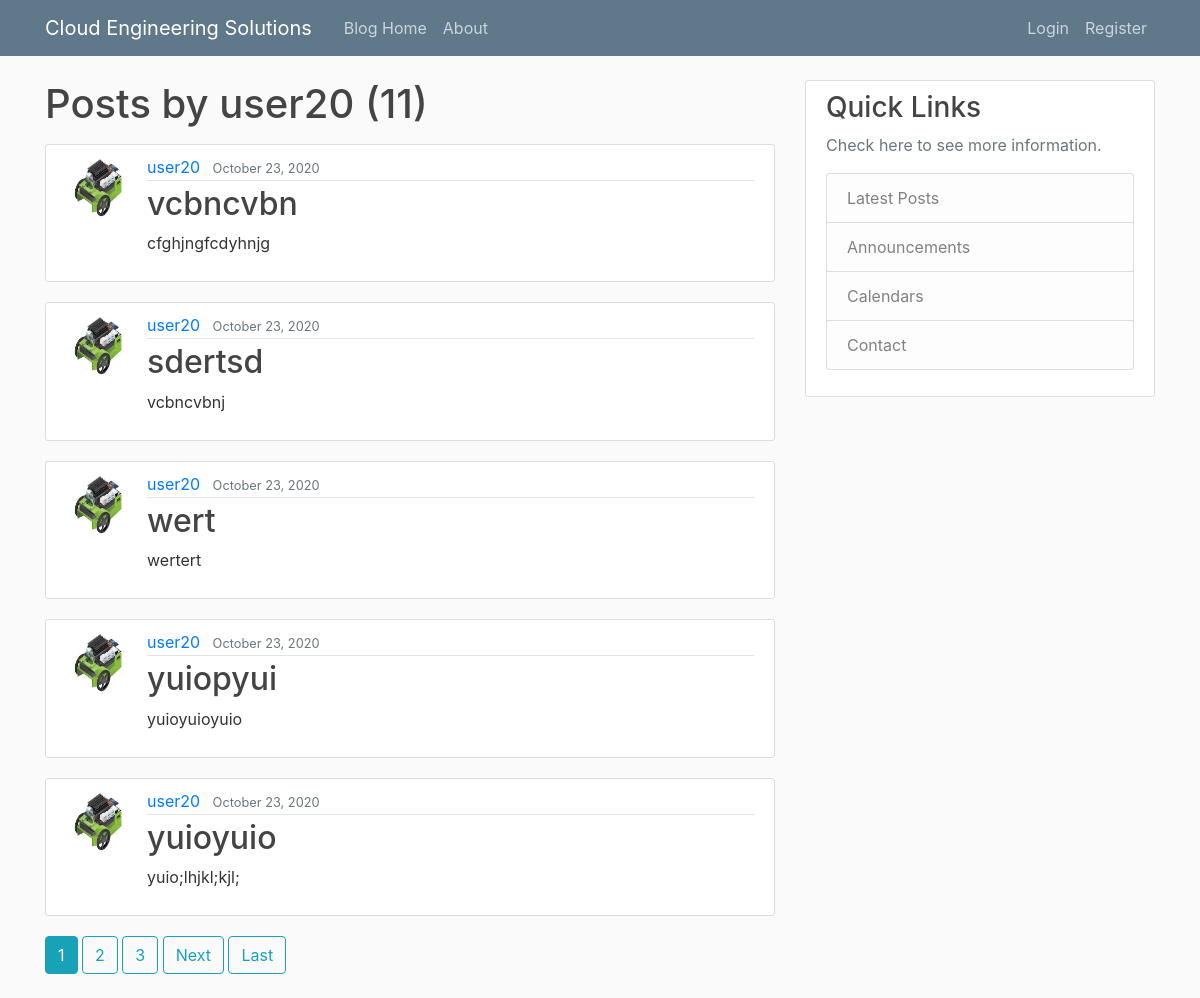
The app's page /user/user20/ with its own data.
### blog/models.py (models this page shows, shortened)
class Post(models.Model):
    title = models.CharField(max_length=100)
    content = models.TextField()
    date_posted = models.DateTimeField(default=timezone.now)
    author = models.ForeignKey(User, on_delete=models.CASCADE)

### users/models.py (models this page shows, shortened)
class Profile(models.Model):
    user = models.OneToOneField(User, on_delete=models.CASCADE)
    image = models.ImageField(default='default.jpg', upload_to='profile_pics')

### blog/views.py (the view)
# urls.py: path('user/<str:username>/', UserPostListView.as_view(), name='user-posts'),
class UserPostListView(ListView):
    model = Post
    template_name = 'blog/user_post.html' # <app>/<model>_<viewtype>.html
    context_object_name = 'posts' #setting attribtue equal to posts in home function
    paginate_by = 5
    def get_queryset(self):
        user = get_object_or_404(User, username=self.kwargs.get('username'))
        return Post.objects.filter(author=user).order_by('-date_posted')

### blog/templates/blog/user_post.html (shortened to what this page needs)
{% extends "blog/base.html"%}
{%block content %}
    <h1 class ="mb-3">Posts by {{ view.kwargs.username }} ({{ page_obj.paginator.count }})</h1>
    {% for post in posts%}
        <article class="media content-section">
            <img class="rounded-circle article-img" src="{{ post.author.profile.image.url }}" alt="">
            <div class="media-body">
            <div class="article-metadata">
                <a class="mr-2" href="{% url 'user-posts' post.author.username %}">{{ post.author }}</a>
                <small class="text-muted">{{ post.date_posted|date:'F d, Y' }}</small>
            </div>
            <h2><a class="article-title" href="{% url 'post-detail' post.id %}">{{ post.title }}</a></h2>
            <p class="article-content">{{ post.content }}</p>
            </div>
        </article>
    {% endfor %}
    {% if is_paginated %}
            {% for num in page_obj.paginator.page_range %}
                {% if page_obj.number == num %}
                    <a class = "btn btn-info mb-4" href="?page={{ num }}">{{ num }}</a>
                {% elif num > page_obj.number|add:'-3' and num < page_obj.number|add:'3'%}
                    <a class = "btn btn-outline-info mb-4" href="?page={{ num }}">{{ num }}</a>
                {% endif %}
            {% endfor %}
        {% if page_obj.has_next %}
            <a class = "btn btn-outline-info mb-4" href="?page={{ page_obj.next_page_number }}">Next</a>
            <a class = "btn btn-outline-info mb-4" href="?page= {{ page_obj.paginator.num_pages }}">Last</a>
        {% endif %}
    {% endif %}
{% endblock content%}

### blog/static/blog/main.css (style rules this page uses)
body { background: #fafafa; color: #333333; margin-top: 5rem; }
h1, h2, h3, h4, h5, h6 { color: #444444; }
.content-section { background: #ffffff; padding: 10px 20px; border: 1px solid #dddddd; border-radius: 3px; margin-bottom: 20px; }
.article-title { color: #444444; }
.article-content { white-space: pre-line; }
.article-img { height: 65px; width: 65px; margin-right: 16px; }
.article-metadata { padding-bottom: 1px; margin-bottom: 4px; border-bottom: 1px solid #e3e3e3 }

### records on screen
Post: author.profile.image (picture), author "user20", date_posted "October 23, 2020", title "vcbncvbn", content "cfghjngfcdyhnjg"
Post: author.profile.image (picture), author "user20", date_posted "October 23, 2020", title "sdertsd", content "vcbncvbnj"
Post: author.profile.image (picture), author "user20", date_posted "October 23, 2020", title "wert", content "wertert"
Post: author.profile.image (picture), author "user20", date_posted "October 23, 2020", title "yuiopyui", content "yuioyuioyuio"
Post: author.profile.image (picture), author "user20", date_posted "October 23, 2020", title "yuioyuio", content "yuio;lhjkl;kjl;"

### other values on screen
{{ view.kwargs.username }} "user20"
{{ page_obj.paginator.count }} "11"
{{ num }} "1"
{{ num }} "2" "3"
